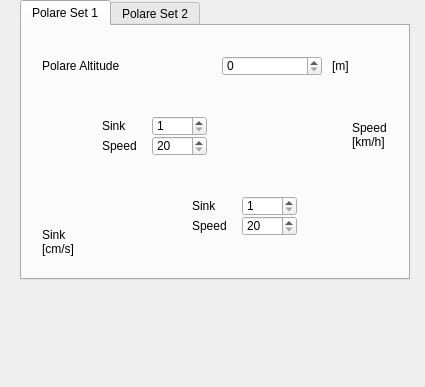
<?xml version="1.0" encoding="UTF-8"?>
<ui version="4.0" stdsetdef="1">
  <author></author>
  <comment></comment>
  <exportmacro></exportmacro>
  <class>PolareFrame</class>
  <widget class="QWidget" name="PolareFrame">
    <property name="enabled">
      <bool>true</bool>
    </property>
    <property name="geometry">
      <rect>
        <x>0</x>
        <y>0</y>
        <width>425</width>
        <height>387</height>
      </rect>
    </property>
    <property name="windowTitle">
      <string>Polare</string>
    </property>
    <widget class="QTabWidget" name="tabWidget">
      <property name="geometry">
        <rect>
          <x>20</x>
          <y>0</y>
          <width>390</width>
          <height>280</height>
        </rect>
      </property>
      <widget class="QWidget" name="tab">
        <attribute name="title">
          <string>Polare Set 1</string>
        </attribute>
        <widget class="QLabel" name="textLabel_Altitude1">
          <property name="geometry">
            <rect>
              <x>20</x>
              <y>30</y>
              <width>150</width>
              <height>20</height>
            </rect>
          </property>
          <property name="text">
            <string>Polare Altitude</string>
          </property>
          <property name="wordWrap">
            <bool>false</bool>
          </property>
        </widget>
        <widget class="QSpinBox" name="spinBox_Altitude1">
          <property name="geometry">
            <rect>
              <x>200</x>
              <y>30</y>
              <width>100</width>
              <height>20</height>
            </rect>
          </property>
          <property name="maximum">
            <number>3000</number>
          </property>
          <property name="minimum">
            <number>0</number>
          </property>
          <property name="singleStep">
            <number>1</number>
          </property>
          <property name="value">
            <number>0</number>
          </property>
        </widget>
        <widget class="QLabel" name="textLabel_AltitudeUnit1">
          <property name="geometry">
            <rect>
              <x>310</x>
              <y>30</y>
              <width>67</width>
              <height>20</height>
            </rect>
          </property>
          <property name="text">
            <string>[m]</string>
          </property>
          <property name="wordWrap">
            <bool>false</bool>
          </property>
        </widget>
        <widget class="QLabel" name="textLabel_SinkUnit1">
          <property name="geometry">
            <rect>
              <x>20</x>
              <y>200</y>
              <width>41</width>
              <height>31</height>
            </rect>
          </property>
          <property name="text">
            <string>Sink
[cm/s]</string>
          </property>
          <property name="wordWrap">
            <bool>false</bool>
          </property>
        </widget>
        <widget class="QSpinBox" name="spinBox_Sink1_0">
          <property name="geometry">
            <rect>
              <x>130</x>
              <y>90</y>
              <width>55</width>
              <height>20</height>
            </rect>
          </property>
          <property name="maximum">
            <number>200</number>
          </property>
          <property name="minimum">
            <number>1</number>
          </property>
        </widget>
        <widget class="QLabel" name="pixmapLabel_Polare1">
          <property name="geometry">
            <rect>
              <x>30</x>
              <y>110</y>
              <width>297</width>
              <height>81</height>
            </rect>
          </property>
          <property name="scaledContents">
            <bool>false</bool>
          </property>
          <property name="wordWrap">
            <bool>false</bool>
          </property>
        </widget>
        <widget class="QSpinBox" name="spinBox_Speed1_0">
          <property name="geometry">
            <rect>
              <x>130</x>
              <y>110</y>
              <width>55</width>
              <height>20</height>
            </rect>
          </property>
          <property name="maximum">
            <number>120</number>
          </property>
          <property name="minimum">
            <number>20</number>
          </property>
        </widget>
        <widget class="QSpinBox" name="spinBox_Speed1_1">
          <property name="geometry">
            <rect>
              <x>220</x>
              <y>190</y>
              <width>55</width>
              <height>20</height>
            </rect>
          </property>
          <property name="maximum">
            <number>120</number>
          </property>
          <property name="minimum">
            <number>20</number>
          </property>
        </widget>
        <widget class="QSpinBox" name="spinBox_Sink1_1">
          <property name="geometry">
            <rect>
              <x>220</x>
              <y>170</y>
              <width>55</width>
              <height>20</height>
            </rect>
          </property>
          <property name="maximum">
            <number>200</number>
          </property>
          <property name="minimum">
            <number>1</number>
          </property>
        </widget>
        <widget class="QLabel" name="textLabel_Speed1_1">
          <property name="geometry">
            <rect>
              <x>170</x>
              <y>190</y>
              <width>50</width>
              <height>20</height>
            </rect>
          </property>
          <property name="text">
            <string>Speed</string>
          </property>
          <property name="wordWrap">
            <bool>false</bool>
          </property>
        </widget>
        <widget class="QLabel" name="textLabel_Sink1_1">
          <property name="geometry">
            <rect>
              <x>170</x>
              <y>170</y>
              <width>50</width>
              <height>20</height>
            </rect>
          </property>
          <property name="text">
            <string>Sink</string>
          </property>
          <property name="wordWrap">
            <bool>false</bool>
          </property>
        </widget>
        <widget class="QLabel" name="textLabel_Speed1_0">
          <property name="geometry">
            <rect>
              <x>80</x>
              <y>110</y>
              <width>50</width>
              <height>20</height>
            </rect>
          </property>
          <property name="text">
            <string>Speed</string>
          </property>
          <property name="wordWrap">
            <bool>false</bool>
          </property>
        </widget>
        <widget class="QLabel" name="textLabel_Sink1_0">
          <property name="geometry">
            <rect>
              <x>80</x>
              <y>90</y>
              <width>50</width>
              <height>20</height>
            </rect>
          </property>
          <property name="text">
            <string>Sink</string>
          </property>
          <property name="wordWrap">
            <bool>false</bool>
          </property>
        </widget>
        <widget class="QLabel" name="textLabel_SpeedUnit1">
          <property name="geometry">
            <rect>
              <x>330</x>
              <y>90</y>
              <width>51</width>
              <height>37</height>
            </rect>
          </property>
          <property name="text">
            <string>Speed
[km/h]</string>
          </property>
          <property name="wordWrap">
            <bool>false</bool>
          </property>
        </widget>
      </widget>
      <widget class="QWidget" name="tab">
        <attribute name="title">
          <string>Polare Set 2</string>
        </attribute>
        <widget class="QSpinBox" name="spinBox_Altitude2">
          <property name="geometry">
            <rect>
              <x>200</x>
              <y>30</y>
              <width>100</width>
              <height>20</height>
            </rect>
          </property>
          <property name="maximum">
            <number>3000</number>
          </property>
          <property name="minimum">
            <number>0</number>
          </property>
          <property name="singleStep">
            <number>1</number>
          </property>
          <property name="value">
            <number>0</number>
          </property>
        </widget>
        <widget class="QLabel" name="textLabel_Altitude2">
          <property name="geometry">
            <rect>
              <x>20</x>
              <y>30</y>
              <width>150</width>
              <height>20</height>
            </rect>
          </property>
          <property name="text">
            <string>Polare Altitude</string>
          </property>
          <property name="wordWrap">
            <bool>false</bool>
          </property>
        </widget>
        <widget class="QLabel" name="textLabel_AltitudeUnit2">
          <property name="geometry">
            <rect>
              <x>310</x>
              <y>30</y>
              <width>67</width>
              <height>20</height>
            </rect>
          </property>
          <property name="text">
            <string>[m]</string>
          </property>
          <property name="wordWrap">
            <bool>false</bool>
          </property>
        </widget>
        <widget class="QLabel" name="pixmapLabel_Polare2">
          <property name="geometry">
            <rect>
              <x>30</x>
              <y>110</y>
              <width>297</width>
              <height>81</height>
            </rect>
          </property>
          <property name="scaledContents">
            <bool>false</bool>
          </property>
          <property name="wordWrap">
            <bool>false</bool>
          </property>
        </widget>
        <widget class="QLabel" name="textLabel_SinkUnit2">
          <property name="geometry">
            <rect>
              <x>20</x>
              <y>200</y>
              <width>41</width>
              <height>31</height>
            </rect>
          </property>
          <property name="text">
            <string>Sink
[cm/s]</string>
          </property>
          <property name="wordWrap">
            <bool>false</bool>
          </property>
        </widget>
        <widget class="QSpinBox" name="spinBox_Sink2_0">
          <property name="geometry">
            <rect>
              <x>130</x>
              <y>90</y>
              <width>55</width>
              <height>20</height>
            </rect>
          </property>
          <property name="maximum">
            <number>200</number>
          </property>
          <property name="minimum">
            <number>1</number>
          </property>
        </widget>
        <widget class="QSpinBox" name="spinBox_Speed2_0">
          <property name="geometry">
            <rect>
              <x>130</x>
              <y>110</y>
              <width>55</width>
              <height>20</height>
            </rect>
          </property>
          <property name="maximum">
            <number>120</number>
          </property>
          <property name="minimum">
            <number>20</number>
          </property>
        </widget>
        <widget class="QSpinBox" name="spinBox_Speed2_1">
          <property name="geometry">
            <rect>
              <x>220</x>
              <y>190</y>
              <width>55</width>
              <height>20</height>
            </rect>
          </property>
          <property name="maximum">
            <number>120</number>
          </property>
          <property name="minimum">
            <number>20</number>
          </property>
        </widget>
        <widget class="QSpinBox" name="spinBox_Sink2_1">
          <property name="geometry">
            <rect>
              <x>220</x>
              <y>170</y>
              <width>55</width>
              <height>20</height>
            </rect>
          </property>
          <property name="maximum">
            <number>200</number>
          </property>
          <property name="minimum">
            <number>1</number>
          </property>
        </widget>
        <widget class="QLabel" name="textLabel_Sink2_0">
          <property name="geometry">
            <rect>
              <x>80</x>
              <y>90</y>
              <width>50</width>
              <height>20</height>
            </rect>
          </property>
          <property name="text">
            <string>Sink</string>
          </property>
          <property name="wordWrap">
            <bool>false</bool>
          </property>
        </widget>
        <widget class="QLabel" name="textLabel_Speed2_0">
          <property name="geometry">
            <rect>
              <x>80</x>
              <y>110</y>
              <width>50</width>
              <height>20</height>
            </rect>
          </property>
          <property name="text">
            <string>Speed</string>
          </property>
          <property name="wordWrap">
            <bool>false</bool>
          </property>
        </widget>
        <widget class="QLabel" name="textLabel_Sink2_1">
          <property name="geometry">
            <rect>
              <x>170</x>
              <y>170</y>
              <width>50</width>
              <height>20</height>
            </rect>
          </property>
          <property name="text">
            <string>Sink</string>
          </property>
          <property name="wordWrap">
            <bool>false</bool>
          </property>
        </widget>
        <widget class="QLabel" name="textLabel_Speed2_1">
          <property name="geometry">
            <rect>
              <x>170</x>
              <y>190</y>
              <width>50</width>
              <height>20</height>
            </rect>
          </property>
          <property name="text">
            <string>Speed</string>
          </property>
          <property name="wordWrap">
            <bool>false</bool>
          </property>
        </widget>
        <widget class="QLabel" name="textLabel_SpeedUnit2">
          <property name="geometry">
            <rect>
              <x>330</x>
              <y>90</y>
              <width>51</width>
              <height>37</height>
            </rect>
          </property>
          <property name="text">
            <string>Speed
[km/h]</string>
          </property>
          <property name="wordWrap">
            <bool>false</bool>
          </property>
        </widget>
      </widget>
    </widget>
  </widget>
  <layoutdefault spacing="6" margin="11"/>
  <pixmapfunction>qPixmapFromMimeSource</pixmapfunction>
</ui>
